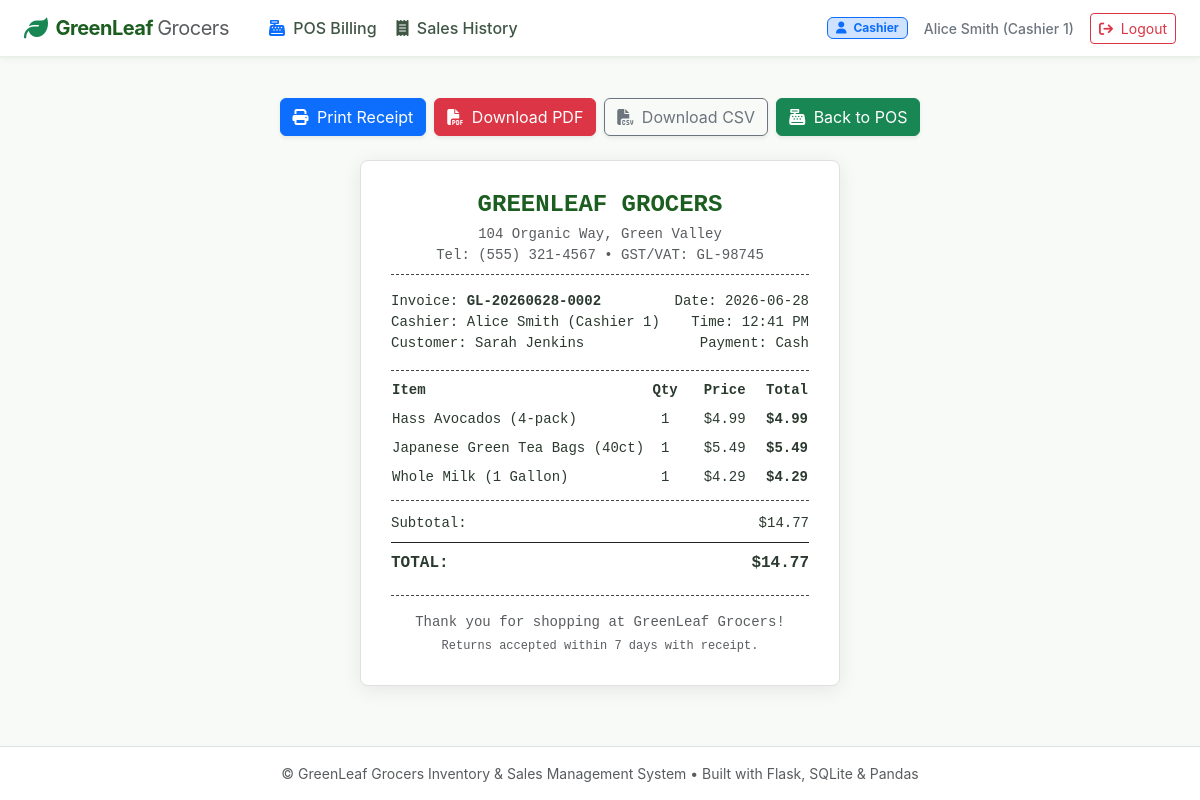
The app's page /billing/receipt/2 (signed in) with its own data.
### app/models.py (models this page shows, shortened)
class User(db.Model):
    __tablename__ = 'users'
    user_id = db.Column(db.Integer, primary_key=True, autoincrement=True)
    username = db.Column(db.String(64), unique=True, nullable=False, index=True)
    password_hash = db.Column(db.String(256), nullable=False)
    role = db.Column(db.String(20), nullable=False, default='cashier')  # 'admin' or 'cashier'
    full_name = db.Column(db.String(100), nullable=False, default='')
    created_at = db.Column(db.DateTime, default=utc_now)
    sales = db.relationship('Sale', backref='cashier', lazy=True)
    @property
    def is_admin(self) -> bool:
        return self.role.lower() == 'admin'

class Sale(db.Model):
    __tablename__ = 'sales'
    sale_id = db.Column(db.Integer, primary_key=True, autoincrement=True)
    invoice_no = db.Column(db.String(30), unique=True, nullable=False, index=True)
    sale_date = db.Column(db.Date, nullable=False, index=True)
    sale_time = db.Column(db.Time, nullable=False)
    sale_timestamp = db.Column(db.DateTime, nullable=False, default=utc_now, index=True)
    user_id = db.Column(db.Integer, db.ForeignKey('users.user_id'), nullable=False)
    customer_name = db.Column(db.String(100), default='Walk-in Customer')
    customer_phone = db.Column(db.String(20), nullable=True)
    payment_method = db.Column(db.String(30), default='Cash')  # Cash, Card, UPI
    subtotal = db.Column(db.Float, nullable=False, default=0.0)
    discount = db.Column(db.Float, nullable=False, default=0.0)
    total_amount = db.Column(db.Float, nullable=False, default=0.0)
    notes = db.Column(db.Text, nullable=True)
    items = db.relationship('SaleItem', backref='sale', cascade='all, delete-orphan', lazy=True)

class SaleItem(db.Model):
    __tablename__ = 'sale_items'
    sale_item_id = db.Column(db.Integer, primary_key=True, autoincrement=True)
    sale_id = db.Column(db.Integer, db.ForeignKey('sales.sale_id'), nullable=False)
    product_id = db.Column(db.Integer, db.ForeignKey('products.product_id'), nullable=False)
    quantity = db.Column(db.Integer, nullable=False)
    price = db.Column(db.Float, nullable=False)  # Unit price at time of sale
    cost_price = db.Column(db.Float, default=0.0)
    subtotal = db.Column(db.Float, nullable=False)

class Product(db.Model):
    __tablename__ = 'products'
    product_id = db.Column(db.Integer, primary_key=True, autoincrement=True)
    name = db.Column(db.String(150), nullable=False, index=True)
    category = db.Column(db.String(80), nullable=False, index=True)
    unit_price = db.Column(db.Float, nullable=False)
    cost_price = db.Column(db.Float, nullable=False, default=0.0)
    stock_qty = db.Column(db.Integer, nullable=False, default=0)
    reorder_level = db.Column(db.Integer, nullable=False, default=10)
    expiry_date = db.Column(db.Date, nullable=True, index=True)
    barcode = db.Column(db.String(50), unique=True, nullable=True, index=True)
    supplier_id = db.Column(db.Integer, db.ForeignKey('suppliers.supplier_id'), nullable=True)
    is_active = db.Column(db.Boolean, default=True)
    created_at = db.Column(db.DateTime, default=utc_now)
    sale_items = db.relationship('SaleItem', backref='product', lazy=True)

### app/routes/billing.py (the view)
@billing_bp.route('/receipt/<int:sale_id>')
@login_required
def receipt(sale_id):
    sale = db.get_or_404(Sale, sale_id)
    return render_template('billing/receipt.html', sale=sale)

### app/routes/auth.py (called while the page is built)
def login_required(f):
    @wraps(f)
    def decorated_function(*args, **kwargs):
        if 'user_id' not in session:
            flash('Please log in to access this page.', 'warning')
            return redirect(url_for('auth.login', next=request.url))
        return f(*args, **kwargs)
    return decorated_function

### app/templates/billing/receipt.html (shortened to what this page needs)
{% extends "base.html" %}
{% block content %}
<div class="container my-3">
    <div class="d-flex justify-content-center gap-2 mb-4 no-print">
        <button onclick="window.print()" class="btn btn-primary shadow-sm">
            <i class="fa-solid fa-print me-1"></i> Print Receipt
        </button>
        <a href="{{ url_for('billing.download_pdf', sale_id=sale.sale_id) }}" class="btn btn-danger shadow-sm">
            <i class="fa-solid fa-file-pdf me-1"></i> Download PDF
        </a>
        <a href="{{ url_for('billing.download_receipt_csv', sale_id=sale.sale_id) }}" class="btn btn-outline-secondary shadow-sm">
            <i class="fa-solid fa-file-csv me-1"></i> Download CSV
        </a>
        <a href="{{ url_for('billing.pos') }}" class="btn btn-success shadow-sm">
            <i class="fa-solid fa-cash-register me-1"></i> Back to POS
        </a>
    </div>
    <div class="receipt-paper">
        <div class="text-center mb-3">
            <h4 class="fw-bold mb-1" style="color: #1b5e20;">GREENLEAF GROCERS</h4>
            <p class="small text-muted mb-0">104 Organic Way, Green Valley</p>
            <p class="small text-muted mb-0">Tel: (555) 321-4567 • GST/VAT: GL-98745</p>
            <div class="my-2" style="border-top: 1px dashed #444;"></div>
        </div>
        <div class="small mb-3">
            <div class="d-flex justify-content-between">
                <span>Invoice: <strong>{{ sale.invoice_no }}</strong></span>
                <span>Date: {{ sale.sale_date.strftime('%Y-%m-%d') }}</span>
            </div>
            <div class="d-flex justify-content-between">
                <span>Cashier: {{ sale.cashier.full_name or sale.cashier.username if sale.cashier else 'System' }}</span>
                <span>Time: {{ sale.sale_time.strftime('%I:%M %p') }}</span>
            </div>
            <div class="d-flex justify-content-between">
                <span>Customer: {{ sale.customer_name }}</span>
                <span>Payment: {{ sale.payment_method }}</span>
            </div>
        </div>
        <div class="my-2" style="border-top: 1px dashed #444;"></div>
        <table class="w-100 small mb-2">
            <thead>
                <tr class="fw-bold">
                    <th class="text-start pb-1">Item</th>
                    <th class="text-center pb-1">Qty</th>
                    <th class="text-end pb-1">Price</th>
                    <th class="text-end pb-1">Total</th>
                </tr>
            </thead>
            <tbody>
                {% for it in sale.items %}
                <tr>
                    <td class="text-start py-1" style="max-width: 180px;">{{ it.product.name if it.product else 'Item' }}</td>
                    <td class="text-center py-1">{{ it.quantity }}</td>
                    <td class="text-end py-1">${{ "%.2f"|format(it.price) }}</td>
                    <td class="text-end py-1 fw-bold">${{ "%.2f"|format(it.subtotal) }}</td>
                </tr>
                {% endfor %}
            </tbody>
        </table>
        <div class="my-2" style="border-top: 1px dashed #444;"></div>
        <div class="small">
            <div class="d-flex justify-content-between py-1">
                <span>Subtotal:</span>
                <span>${{ "%.2f"|format(sale.subtotal) }}</span>
            </div>
            <div class="my-1" style="border-top: 1px solid #222;"></div>
            <div class="d-flex justify-content-between py-1 fw-bold fs-6">
                <span>TOTAL:</span>
                <span>${{ "%.2f"|format(sale.total_amount) }}</span>
            </div>
        </div>
        <div class="my-3" style="border-top: 1px dashed #444;"></div>
        <div class="text-center small text-muted">
            <p class="mb-1">Thank you for shopping at GreenLeaf Grocers!</p>
            <p class="mb-0" style="font-size: 0.75rem;">Returns accepted within 7 days with receipt.</p>
        </div>
    </div>
</div>
{% endblock %}

### app/templates/base.html (shortened to what this page needs)
<!DOCTYPE html>
<html lang="en">
<head>
    <link href="https://cdn.jsdelivr.net/npm/bootstrap@5.3.3/dist/css/bootstrap.min.css" rel="stylesheet">
    <link rel="stylesheet" href="https://cdnjs.cloudflare.com/ajax/libs/font-awesome/6.5.1/css/all.min.css">
    <link rel="stylesheet" href="{{ url_for('static', filename='css/style.css') }}">
</head>
<body>
    <nav class="navbar navbar-expand-lg navbar-greenleaf sticky-top py-2">
        <div class="container-fluid px-4">
            <a class="navbar-brand d-flex align-items-center gap-2" href="{{ url_for('auth.index') }}">
                <i class="fa-solid fa-leaf text-success fs-4"></i>
                <span>GreenLeaf <span class="fw-normal text-muted">Grocers</span></span>
            </a>
            <div class="collapse navbar-collapse" id="navbarMain">
                {% if current_user %}
                <ul class="navbar-nav me-auto mb-2 mb-lg-0 ms-lg-3 gap-1">
                    <li class="nav-link-item">
                        <a class="nav-link {% if request.endpoint and request.endpoint == 'billing.pos' %}active{% endif %}" href="{{ url_for('billing.pos') }}">
                            <i class="fa-solid fa-cash-register me-1 text-primary"></i> POS Billing
                        </a>
                    </li>
                    <li class="nav-link-item">
                        <a class="nav-link {% if request.endpoint and request.endpoint == 'billing.sales_history' %}active{% endif %}" href="{{ url_for('billing.sales_history') }}">
                            <i class="fa-solid fa-receipt me-1"></i> Sales History
                        </a>
                    </li>
                </ul>
                <div class="d-flex align-items-center gap-3">
                    {% if current_user.is_admin %}
                    <span class="badge bg-success-subtle text-success border border-success px-2 py-1">
                        <i class="fa-solid fa-shield-halved me-1"></i> Admin
                    </span>
                    {% else %}
                    <span class="badge bg-primary-subtle text-primary border border-primary px-2 py-1">
                        <i class="fa-solid fa-user me-1"></i> Cashier
                    </span>
                    {% endif %}
                    <span class="text-secondary small fw-medium d-none d-md-inline">
                        {{ current_user.full_name or current_user.username }}
                    </span>
                    <a href="{{ url_for('auth.logout') }}" class="btn btn-outline-danger btn-sm" title="Log Out">
                        <i class="fa-solid fa-arrow-right-from-bracket me-1"></i> Logout
                    </a>
                </div>
                {% endif %}
            </div>
        </div>
    </nav>
    <main class="container-fluid px-4 py-4 flex-grow-1">
        {% block content %}{% endblock %}
    </main>
    <footer class="bg-white border-top py-3 mt-auto no-print">
        <div class="container-fluid px-4 text-center text-muted small">
            <span>&copy; GreenLeaf Grocers Inventory & Sales Management System • Built with Flask, SQLite & Pandas</span>
        </div>
    </footer>
</body>
</html>

### app/static/css/style.css (style rules this page uses)
:root { --brand-primary: #2e7d32; --brand-dark: #1b5e20; --brand-light: #4caf50; --brand-accent: #81c784; --brand-bg: #f8faf8; --brand-surface: #ffffff; --danger-red: #d32f2f; --warning-amber: #ed6c02; --info-blue: #0288d1; }
body { background-color: var(--brand-bg); font-family: -apple-system, BlinkMacSystemFont, "Segoe UI", Roboto, "Helvetica Neue", Arial, sans-serif; color: #2b3a2f; min-height: 100vh; display: flex; flex-direction: column; }
.navbar-brand { font-weight: 700; letter-spacing: -0.5px; color: var(--brand-dark) !important; }
.navbar-greenleaf { background: #ffffff; border-bottom: 2px solid #e8f0e8; box-shadow: 0 2px 8px rgba(0, 0, 0, 0.04); }
.nav-link { font-weight: 500; color: #3f5644; transition: all 0.2s; padding: 0.5rem 0.85rem; border-radius: 6px; }
.receipt-paper { background: #ffffff; max-width: 480px; margin: 20px auto; padding: 30px; border-radius: 8px; box-shadow: 0 4px 20px rgba(0, 0, 0, 0.08); border: 1px solid #e0e0e0; font-family: 'Courier New', Courier, monospace; }

### records on screen
User: full_name "Alice Smith (Cashier 1)", cashier "Alice Smith (Cashier 1)"
Sale: invoice_no "GL-20260628-0002", sale_date "2026-06-28", sale_time "12:41 PM", customer_name "Sarah Jenkins", payment_method "Cash", subtotal "14.77", total_amount "14.77"
SaleItem: product "Hass Avocados (4-pack)", quantity "1", price "4.99", subtotal "4.99"
SaleItem: product "Japanese Green Tea Bags (40ct)", quantity "1", price "5.49", subtotal "5.49"
SaleItem: product "Whole Milk (1 Gallon)", quantity "1", price "4.29", subtotal "4.29"
